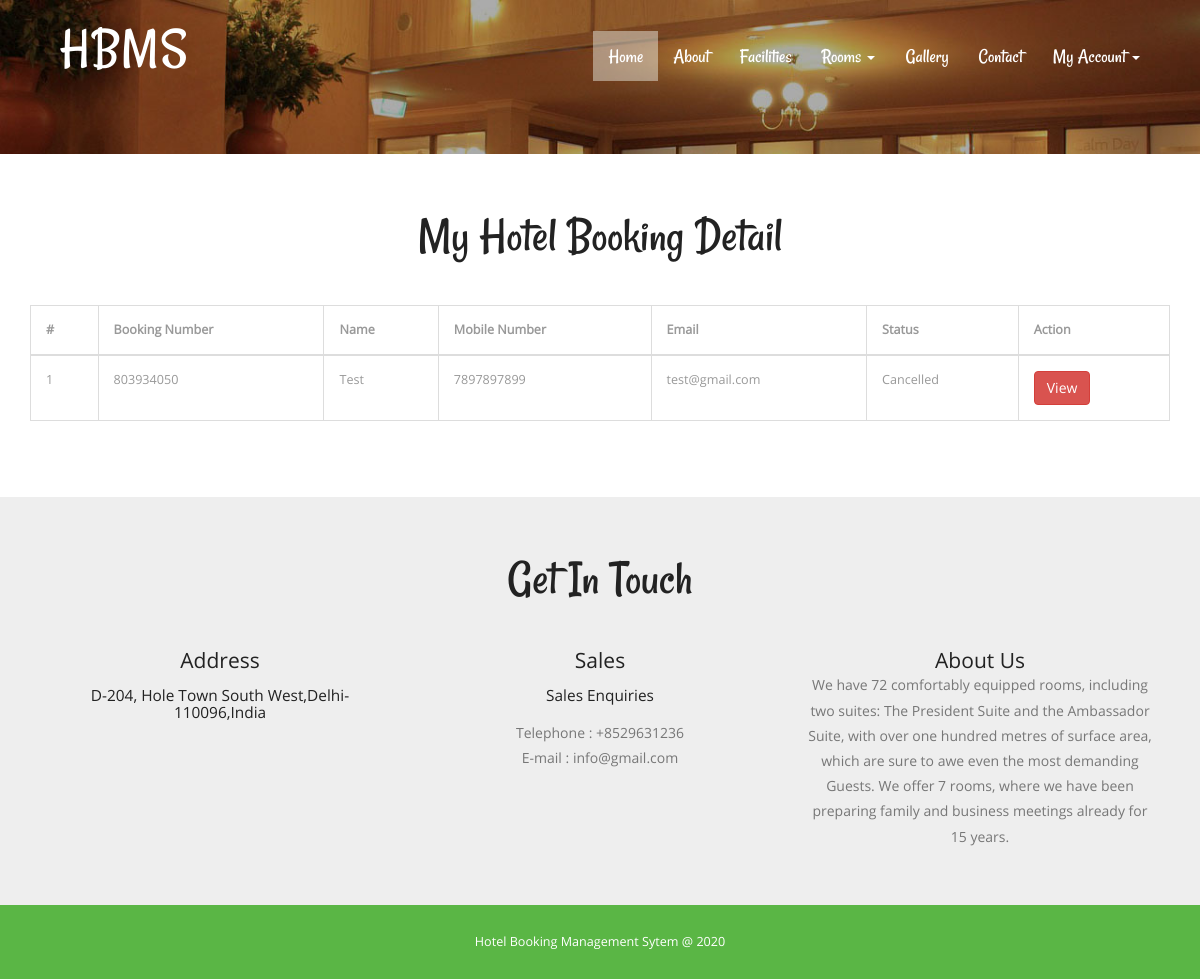
/hbms/my-booking.php (signed in), run on the app's committed database.
### tables this page shows
CREATE TABLE `tblbooking` (
  `ID` int(10) NOT NULL,
  `RoomId` int(5) DEFAULT NULL,
  `BookingNumber` varchar(120) DEFAULT NULL,
  `UserID` int(5) NOT NULL,
  `IDType` varchar(120) DEFAULT NULL,
  `Gender` varchar(50) DEFAULT NULL,
  `Address` mediumtext DEFAULT NULL,
  `CheckinDate` varchar(200) DEFAULT NULL,
  `CheckoutDate` varchar(200) DEFAULT NULL,
  `BookingDate` timestamp NULL DEFAULT current_timestamp(),
  `Remark` varchar(50) DEFAULT NULL,
  `Status` varchar(50) DEFAULT NULL,
  `UpdationDate` timestamp NULL DEFAULT NULL ON UPDATE current_timestamp()
);

CREATE TABLE `tbluser` (
  `ID` int(10) NOT NULL,
  `FullName` varchar(200) DEFAULT NULL,
  `MobileNumber` bigint(10) DEFAULT NULL,
  `Email` varchar(120) DEFAULT NULL,
  `Password` varchar(120) DEFAULT NULL,
  `RegDate` timestamp NULL DEFAULT current_timestamp()
);

CREATE TABLE `tblpage` (
  `ID` int(10) NOT NULL,
  `PageType` varchar(120) DEFAULT NULL,
  `PageTitle` varchar(200) DEFAULT NULL,
  `PageDescription` mediumtext DEFAULT NULL,
  `Email` varchar(120) DEFAULT NULL,
  `MobileNumber` bigint(10) DEFAULT NULL,
  `UpdationDate` timestamp NULL DEFAULT NULL ON UPDATE current_timestamp()
);

### hbms/my-booking.php (the view, shortened to what this page needs)
<?php
include('includes/dbconnection.php');
if (strlen($_SESSION['hbmsuid']==0)) {
  header('location:logout.php');
  } else{
?>
<!DOCTYPE HTML>
<html>
<head>
<link href="css/bootstrap.css" rel="stylesheet" type="text/css" media="all">
<link href="css/style.css" rel="stylesheet" type="text/css" media="all" />
</head>
<body>
			<div class="header head-top">
				<div class="container">
	<?php include_once('includes/header.php');?>
		</div>
</div>
	<div class="typography">
			<div class="container">
				<div class="typography-info">
					<h2 class="type">My Hotel Booking Detail</h2>
				</div>
				<div class="bs-docs-example">
					<table class="table table-bordered">
						<thead>
							<tr>
								<th>#</th>
								<th>Booking Number</th>
								<th>Name</th>
								<th>Mobile Number</th>
								<th>Email</th>
								<th>Status</th>
								<th>Action</th>
							</tr>
						</thead>
						<tbody>
							<?php
                                            $uid= $_SESSION['hbmsuid'];
$sql="SELECT tbluser.*,tblbooking.BookingNumber,tblbooking.Status,tblbooking.ID as bid from tblbooking join tbluser on tblbooking.UserID=tbluser.ID where UserID=:uid";
$query = $dbh -> prepare($sql);
$query-> bindParam(':uid', $uid, PDO::PARAM_STR);
$query->execute();
$results=$query->fetchAll(PDO::FETCH_OBJ);
$cnt=1;
if($query->rowCount() > 0)
{
foreach($results as $row)
{               ?>
							<tr>
								<td><?php echo htmlentities($cnt);?></td>
								<td><?php  echo htmlentities($row->BookingNumber);?></td>
								<td><?php  echo htmlentities($row->FullName);?></td>
								<td><?php  echo htmlentities($row->MobileNumber);?></td>
								<td><?php  echo htmlentities($row->Email);?></td>
								<?php if($row->Status==""){ ?>
                     <td><?php echo "Still Pending"; ?></td>
<?php } else { ?>                  <td><?php  echo htmlentities($row->Status);?>
                  </td>
                  <?php } ?>
							 <td><a href="view-application-detail.php?viewid=<?php echo htmlentities ($row->bid);?>" class="btn btn-danger">View</a>
                                                    </td>
							</tr>
							<?php $cnt=$cnt+1;}} ?>
						</tbody>
					</table>
				</div>
			</div>
	</div>
			<?php include_once('includes/getintouch.php');?>
				<?php include_once('includes/footer.php');?>
</body>
</html><?php }  ?>

### hbms/includes/getintouch.php
<div class="touch-section">
					<div class="container">
						<h3>get in touch</h3>
						<div class="touch-grids">
							<?php
$sql="SELECT * from tblpage where PageType='contactus'";
$query = $dbh -> prepare($sql);
$query->execute();
$results=$query->fetchAll(PDO::FETCH_OBJ);
$cnt=1;
if($query->rowCount() > 0)
{
foreach($results as $row)
{               ?>
							<div class="col-md-4 touch-grid">
								<h4>address</h4>
								<h5><?php  echo htmlentities($row->PageDescription);?></h5>
							</div>
							<div class="col-md-4 touch-grid">
								<h4>Sales</h4>
								<h5>Sales Enquiries</h5>
								<p>Telephone : +<?php  echo htmlentities($row->MobileNumber);?></p>
							<p>E-mail : <?php  echo htmlentities($row->Email);?></p>
							</div><?php $cnt=$cnt+1;}} ?>
							<div class="col-md-4 touch-grid">
								<?php
$sql="SELECT * from tblpage where PageType='aboutus'";
$query = $dbh -> prepare($sql);
$query->execute();
$results=$query->fetchAll(PDO::FETCH_OBJ);
$cnt=1;
if($query->rowCount() > 0)
{
foreach($results as $row)
{               ?>
							<h4><?php  echo htmlentities($row->PageTitle);?></h4>
								<p><?php  echo htmlentities($row->PageDescription);?></p>
							</div><?php $cnt=$cnt+1;}} ?>
							<div class="clearfix"></div>
						</div>
					</div>
					</div>

### hbms/css/style.css (style rules this page uses)
body a { transition:0.5s all; -webkit-transition:0.5s all; -moz-transition:0.5s all; -o-transition:0.5s all; -ms-transition:0.5s all; }
h1,h2,h3,h4,h5,h6 { padding:0 0; margin:0 0; }
p { padding:0 0; margin:0 0; }
body { padding:0 0; margin:0 0; font-family: 'OpenSans-Regular' }
.header { background:url(../images/banner1.jpg) no-repeat 0px 0px; background-size:cover; -webkit-background-size: cover; -moz-background-size: cover; -o-background-size: cover; -ms-background-size: cover; min-height:764px; padding-bottom: 4em; }
.touch-section { padding: 4em 0; text-align: center; background-color: #eee; }
.touch-grids { margin-top: 3em; }
.touch-grid h4 { font-size: 1.5em; color: #222; text-transform: capitalize; }
.touch-section h3 { font-size: 3.5em; text-transform: capitalize; font-family: 'Rancho-Regular'; color: #222; }
.touch-grid h5 { font-size: 1.1em; padding: 1em 0; color: #222; }
.touch-grid p { font-size: 1em; line-height: 1.8em; color: #777; }
.head-top { min-height: 115px !important; }
.typography-info { text-align: center; margin-bottom: 3em; }
h2.type { font-size: 3.5em; text-transform: capitalize; font-family: 'Rancho-Regular'; color: #222; }
.typography { padding: 4em 0; }
.table > thead > tr > th, .table > tbody > tr > th, .table > tfoot > tr > th, .table > thead > tr > td, .table > tbody > tr > td, .table > tfoot > tr > td { border-top: none !important; }
.bs-docs-example { margin: 1em 0; }
.table td, .table>tbody>tr>td, .table>tbody>tr>th, .table>tfoot>tr>td, .table>tfoot>tr>th, .table>thead>tr>td, .table>thead>tr>th { padding: 15px!important; }
.table > thead > tr > th, .table > tbody > tr > th, .table > tfoot > tr > th, .table > thead > tr > td, .table > tbody > tr > td, .table > tfoot > tr > td { font-size: 0.9em; color: #999; border-top: none !important; }
@media (max-width:1440px) { .header { min-height: 679px; } }
@media (max-width:1366px) { .header { min-height: 652px; } }
@media (max-width:1280px) { .header { min-height: 602px; } }

### data on the page
tblbooking: BookingNumber "803934050", UserID.FullName "Test", UserID.MobileNumber "7897897899", UserID.Email "test@gmail.com", Status "Cancelled"
tblpage: PageDescription "D-204, Hole Town South West,Delhi-110096,India", MobileNumber "8529631236", Email "info@gmail.com"
tblpage: PageTitle "About Us", PageDescription "We have 72 comfortably equipped rooms, including two suites: The President Suite and the Ambassador Suite, with over one hundred metres of surface area, which are sure to awe even the most demanding Guests. We offer 7 rooms, where we have been preparing family and business meetings already for 15 years."
